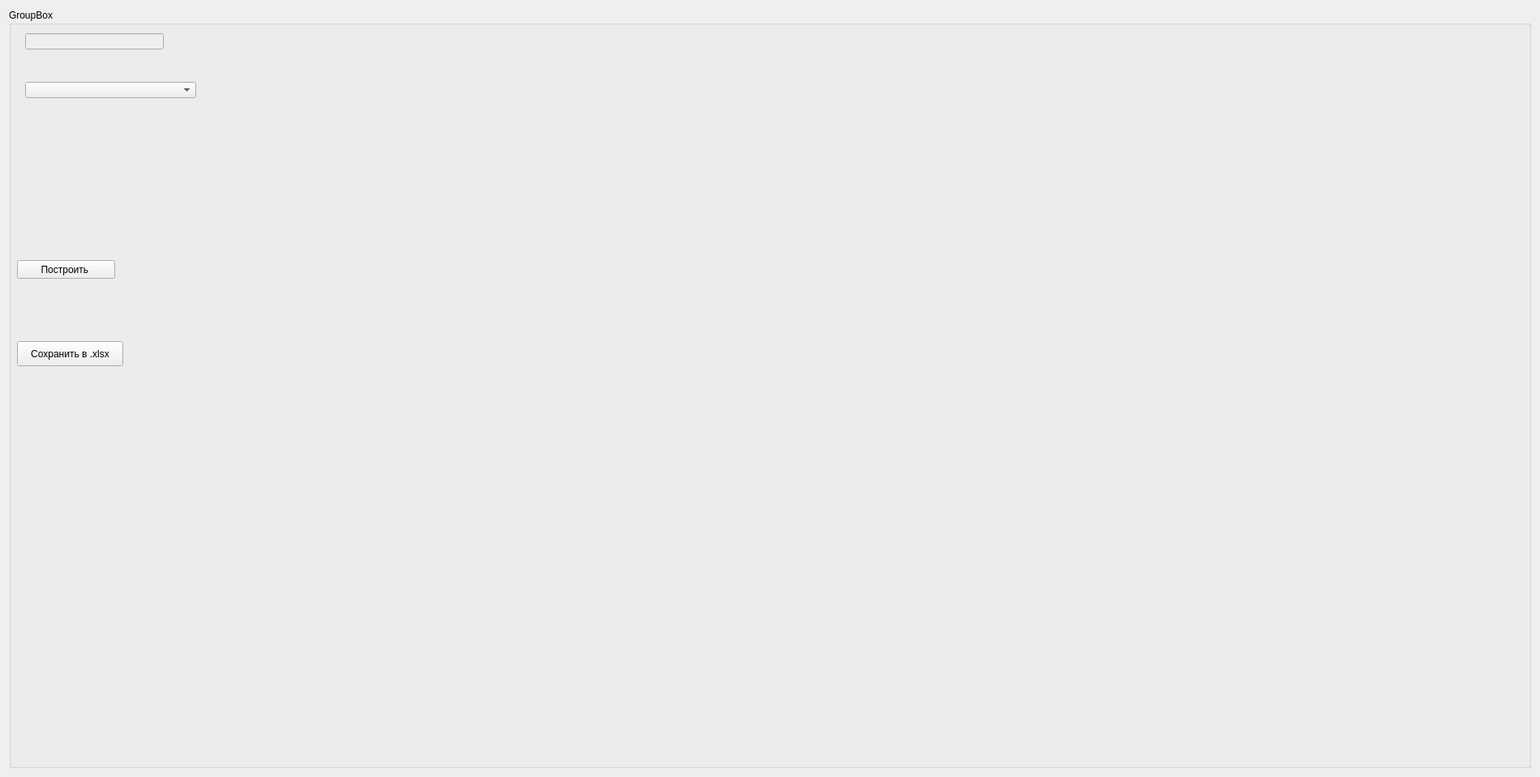
<?xml version="1.0" encoding="UTF-8"?>
<ui version="4.0">
 <class>Form</class>
 <widget class="QWidget" name="Form">
  <property name="geometry">
   <rect>
    <x>0</x>
    <y>0</y>
    <width>1900</width>
    <height>959</height>
   </rect>
  </property>
  <property name="windowTitle">
   <string>Form</string>
  </property>
  <layout class="QGridLayout" name="gridLayout" columnstretch="1,5">
   <item row="0" column="0">
    <widget class="QGroupBox" name="groupBox">
     <property name="title">
      <string>GroupBox</string>
     </property>
     <widget class="QComboBox" name="catalog_box">
      <property name="geometry">
       <rect>
        <x>20</x>
        <y>90</y>
        <width>211</width>
        <height>20</height>
       </rect>
      </property>
     </widget>
     <widget class="QPushButton" name="save_btn">
      <property name="geometry">
       <rect>
        <x>10</x>
        <y>410</y>
        <width>131</width>
        <height>31</height>
       </rect>
      </property>
      <property name="text">
       <string>Сохранить в .xlsx</string>
      </property>
     </widget>
     <widget class="QPushButton" name="draw_btn">
      <property name="geometry">
       <rect>
        <x>10</x>
        <y>310</y>
        <width>121</width>
        <height>23</height>
       </rect>
      </property>
      <property name="text">
       <string>Построить </string>
      </property>
     </widget>
     <widget class="QLineEdit" name="name_edit">
      <property name="enabled">
       <bool>false</bool>
      </property>
      <property name="geometry">
       <rect>
        <x>20</x>
        <y>30</y>
        <width>171</width>
        <height>20</height>
       </rect>
      </property>
     </widget>
    </widget>
   </item>
   <item row="0" column="1">
    <layout class="QGridLayout" name="graph_layout">
     <property name="horizontalSpacing">
      <number>0</number>
     </property>
    </layout>
   </item>
  </layout>
 </widget>
 <resources/>
 <connections/>
</ui>
